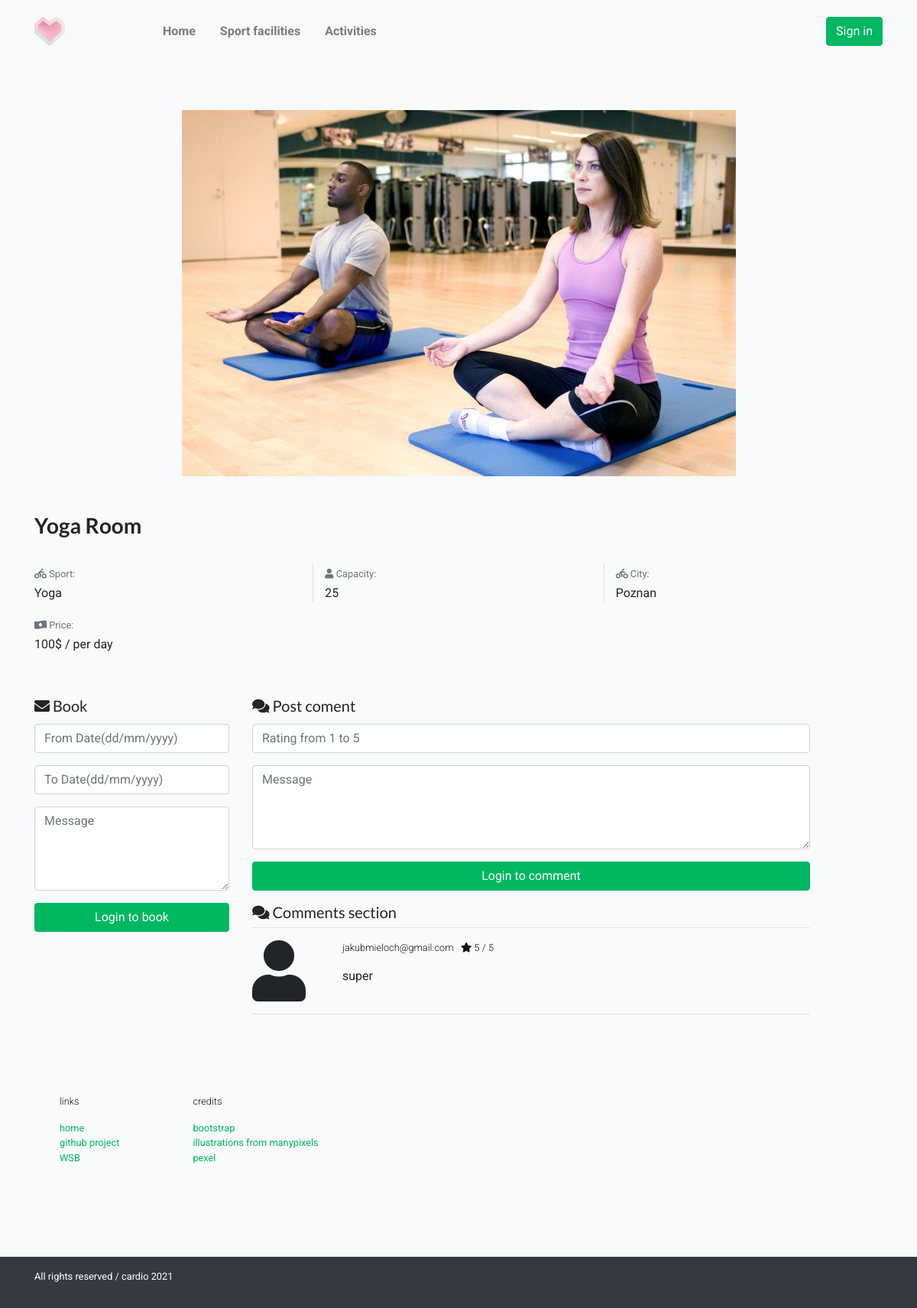
/hall-details.php?hid=4, run on the app's committed database.
### tables this page shows
CREATE TABLE `dbhall` (
  `id` int(10) NOT NULL,
  `hallname` varchar(50) NOT NULL,
  `sport` int(10) NOT NULL,
  `capacity` int(10) NOT NULL,
  `city` varchar(50) NOT NULL,
  `price` int(10) NOT NULL,
  `image` varchar(100) NOT NULL
);

CREATE TABLE `dbsport` (
  `id` int(10) NOT NULL,
  `sportname` varchar(50) NOT NULL
);

CREATE TABLE `dbcomments` (
  `id` int(11) NOT NULL,
  `useremail` varchar(50) NOT NULL,
  `hallid` int(50) NOT NULL,
  `message` varchar(200) NOT NULL,
  `rating` int(1) NOT NULL,
  `date` timestamp NOT NULL DEFAULT current_timestamp()
);

### hall-details.php (the view, shortened to what this page needs)
<?php
include('scripts/config.php');
?>
<html lang="en">
<head>
<link rel="stylesheet" href="assets/css/bootstrap.min.css">
<link rel="stylesheet" href="assets/css/style.css">
<link rel="stylesheet" href="assets/fonts/icomoon/style.css">
<link rel="stylesheet" href="assets/css/owl.carousel.min.css">
<link href="assets/css/fontawesome.css" rel="stylesheet">
<link href="assets/css/brands.css" rel="stylesheet">
<link href="assets/css/solid.css" rel="stylesheet">
</head>
<body>
<?php include('assets/header.php');?>
<?php
$hid=intval($_GET['hid']);
$sql = "SELECT dbhall.*,dbsport.sportname,dbsport.id as sid from dbhall join dbsport on dbsport.id=dbhall.sport where dbhall.id=:hid";
$query = $dbh -> prepare($sql);
$query->bindParam(':hid',$hid, PDO::PARAM_STR);
$query->execute();
$results=$query->fetchAll(PDO::FETCH_OBJ);
if($query->rowCount() > 0)
{
foreach($results as $result)
{
?>
<section>
	 <div class= "container">
		<div class="pt-5">
		   <div class="py-5">
		   </div>
		</div>
		<div><img class="img-fluid mx-auto d-block" src="/assets/img/<?php echo htmlentities($result->image); ?>" alt="Responsive image"></div>
		<h3 class="pt-5 font-weight-bold"><?php echo htmlentities($result->hallname);?></h3>
		<div class="features pt-3">
		   <div class="row py-2">
			  <div class="col-sm border-right">
				 <p class="text-dark mb-0 py-1 small"><span class="text-muted mr-2"><i class="fas fa-biking"></i>  Sport: </span></p>
				 <?php echo htmlentities($result->sportname);?>
			  </div>
			  <div class="col-sm border-right">
				 <p class="text-dark mb-0 py-1 small"><span class="text-muted mr-2"><i class="fas fa-user"></i>  Capacity: </span></p>
				 <?php echo htmlentities($result->capacity);?>
			  </div>
			  <div class="col-sm">
				 <p class="text-dark mb-0 py-1 small"><span class="text-muted mr-2"><i class="fas fa-biking"></i>  City: </span></p>
				 <?php echo htmlentities($result->city);?>
			  </div>
		   </div>
		   <div class="row py-2">
			  <div class="col-sm">
				 <p class="text-dark mb-0 py-1 small"><span class="text-muted mr-2"><i class="fas fa-money-bill-wave-alt"></i>  Price: </span></p>
				 <?php echo htmlentities($result->price);?>$ / per day
			  </div>
			  <?php }} ?>
		   </div>
		   <div class="row">
			  <div class="col-3">
				 <div class=" pt-5 pb-1">
					<h5><i class="fa fa-envelope" aria-hidden="true"></i> Book</h5>
				 </div>
				 <form method="post">
					<div class="form-group">
					   <input type="text" class="form-control" name="fromdate" placeholder="From Date(dd/mm/yyyy)" required>
					</div>
					<div class="form-group">
					   <input type="text" class="form-control" name="todate" placeholder="To Date(dd/mm/yyyy)" required>
					</div>
					<div class="form-group">
					   <textarea rows="4" class="form-control" name="message" placeholder="Message" required></textarea>
					</div>
					<?php if($_SESSION['login'])
					   {?>
					<div class="form-group">
					   <button type="submit" class="btn text-white btn-block btn-primary" name="submit">Book now</button>
					</div>
					<?php } else { ?>
					<a href="login.php" class="btn text-white btn-block btn-primary" data-toggle="modal" data-dismiss="modal">Login to book</a>
					<?php } ?>
				 </form>
			  </div>
			  <div class="col-8">
				 <div class="header pt-5 pb-1">
					<h5><i class="fa fa-comments" aria-hidden="true"></i> Post coment</h5>
				 </div>
				 <form method="post">
					<div class="form-group">
					   <input type="number" class="form-control" name="rating" placeholder="Rating from 1 to 5" min="1" max="5" required>
					</div>
					<div class="form-group">
					   <textarea rows="4" class="form-control" name="message" placeholder="Message" required></textarea>
					</div>
					<?php if($_SESSION['login'])
					   {?>
					<div class="form-group">
					   <input type="submit" class="btn text-white btn-block btn-primary"  name="submitcomment" value="Post your comment">
					</div>
					<?php } else { ?>
					<a href="login.php" class="btn text-white btn-block btn-primary" data-toggle="modal" data-dismiss="modal">Login to comment</a>
					<?php } ?>
				 </form>
<?php
$hid=intval($_GET['hid']);
$sql = $sql = "SELECT dbhall.id as hid,dbcomments.useremail,dbcomments.message,dbcomments.rating from dbcomments join dbhall on dbcomments.hallid=dbhall.id where dbcomments.hallid=:hid";
$query = $dbh -> prepare($sql);
$query->bindParam(':hid',$hid, PDO::PARAM_STR);
$query->execute();
$results=$query->fetchAll(PDO::FETCH_OBJ);
if($query->rowCount() > 0)
{
foreach($results as $result)
{	?>
				 <div>
					<h5><i class="fa fa-comments" aria-hidden="true"></i> Comments section</h5>
					<div class="media border-top border-bottom py-3">
					   <i class="fas fa-user fa-5x pr-5"></i>
					   <div class="media-body">
						  <small>
							 <p class="mt-0"><?php echo htmlentities($result->useremail);?>&nbsp;&nbsp;&nbsp;<i class="fas fa-star"></i>&nbsp;<?php echo htmlentities($result->rating);?> / 5</p>
						  </small>
						  <?php echo htmlentities($result->message);?>
					   </div>
					</div>
					<?php }} ?>
				 </div>
			  </div>
		   </div>
		</div>
	 </div>
</section>
<?php include('assets/footer.php');?>
</body>
</html>

### assets/css/style.css (style rules this page uses)
body { font-family: "Roboto", sans-serif; background-color: #f8fafb; }
p { color: #141414; font-weight: 300; }
h1, h2, h3, h4, h5, h6, .h1, .h2, .h3, .h4, .h5, .h6 { font-family: "Lato", sans-serif; }
a { -webkit-transition: .3s all ease; -o-transition: .3s all ease; transition: .3s all ease; }

### assets/css/solid.css (style rules this page uses)
.fa, .fas { font-family: 'Font Awesome 5 Free'; font-weight: 900; }

### data on the page
dbhall: image (picture), hallname "Yoga Room", dbsport.sportname "Yoga", capacity "25", city "Poznan", price "100"
dbcomments: useremail "jakubmieloch@gmail.com", rating "5", message "super"
